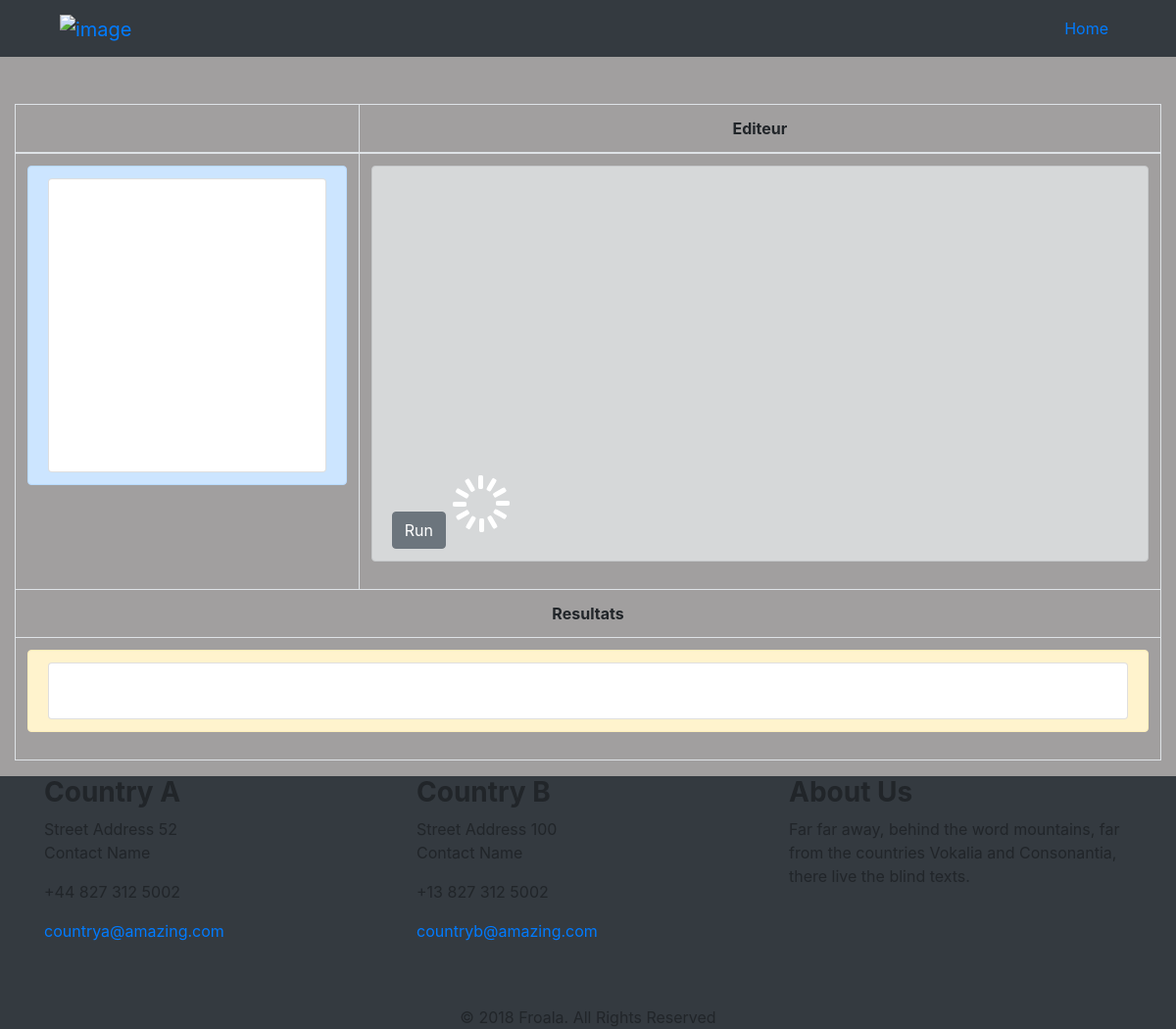
The page /editor/3 on the database as committed earlier.
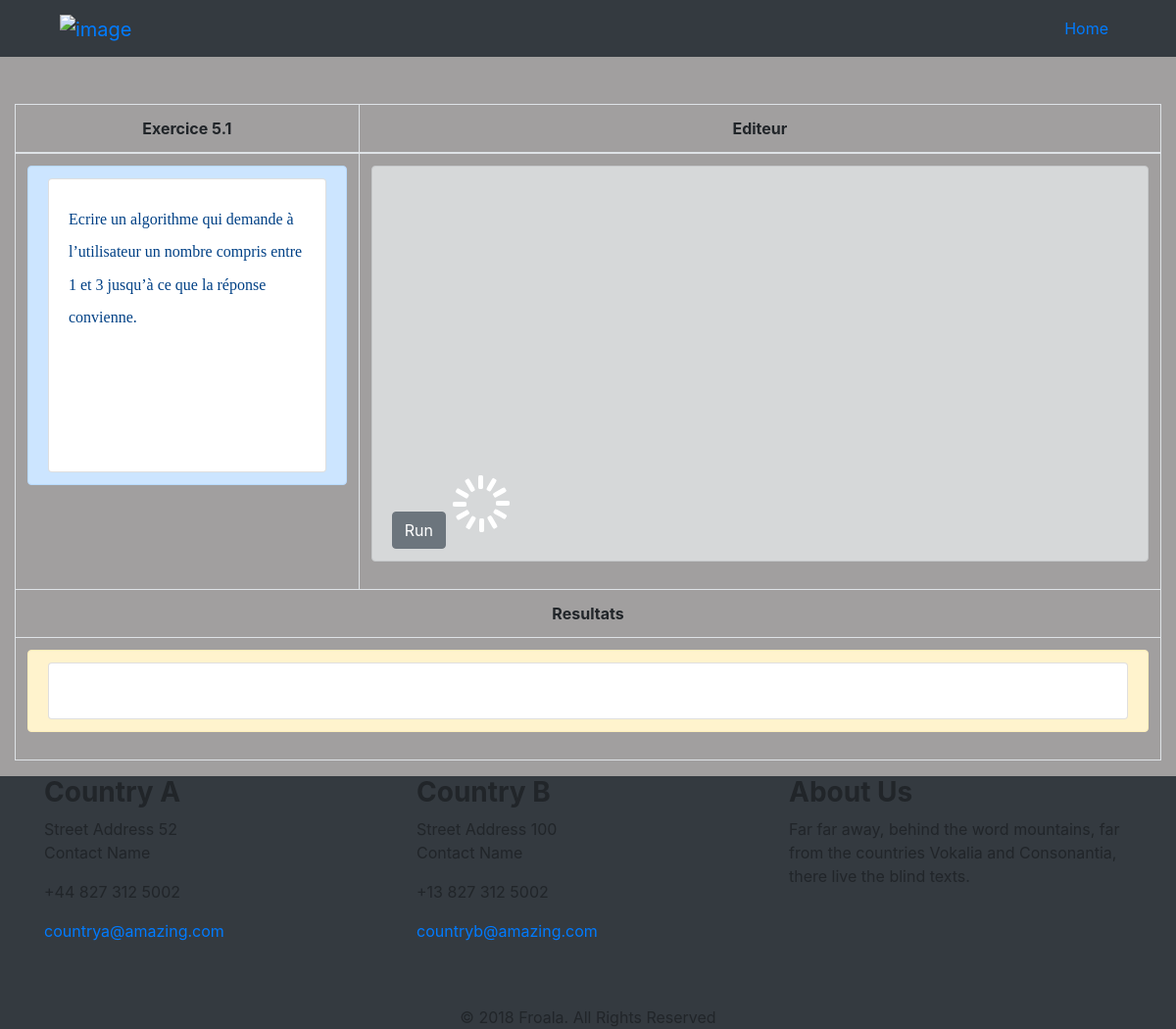
The same page on the database as committed later.
### editor/models.py (models this page shows, shortened)
class Exercice(models.Model):
    titre = models.CharField(max_length=255)
    description = HTMLField('description')
    niveau = models.ForeignKey(Niveau, on_delete=models.CASCADE,related_name='niveauexercice')
    code_depart = models.TextField()
    specialite = models.ForeignKey(Specialite, on_delete=models.CASCADE,related_name='specialiteexercice')
    status = models.BooleanField(default=True)
    date_add = models.DateTimeField(auto_now_add=True)
    date_upd = models.DateTimeField(auto_now=True)
    class Meta:
        verbose_name = 'Exercice'
        verbose_name_plural = 'Exercices'

### editor/views.py (the view)
# urls.py: path('editor/<int:exo>', views.editor, name='editor'),
def editor(request,exo):
    try :
        exercice = Exercice.objects.filter(id=exo)[:1].get
    except:
        raise Http404('erreur 404')
    data={
        'exos':exercice
    }
    return render(request, 'pages/editor.html',data)

### templates/pages/editor.html (shortened to what the changed rows need)
<!DOCTYPE html>
<html lang="en">
<head>
    <link rel="stylesheet" href="https://maxcdn.bootstrapcdn.com/bootstrap/4.1.3/css/bootstrap.min.css" >
    <link rel="stylesheet" href="https://cdnjs.cloudflare.com/ajax/libs/font-awesome/4.7.0/css/font-awesome.css">
    <link type="text/css" rel="stylesheet" href="https://cdnjs.cloudflare.com/ajax/libs/froala-design-blocks/2.0.1/css/froala_blocks.min.css">
    <link rel="stylesheet" href="https://stackpath.bootstrapcdn.com/bootstrap/4.3.1/css/bootstrap.min.css" >
</head>
<body>
<br><br>
<section>
    <div class="container-fluid" id="app">
        <table id="tab" class="table table-bordered" style="width: 100%;">
            <thead>
            <tr>
                <th class='text-center'>{{ exos.titre }}</th>
                <th class='text-center'>Editeur</th>
            </tr>
            </thead>
            <tbody>
            <tr>
                <td width='30%'>
                    <div class="alert alert-primary" style="width: 100%;" role="alert">
                        <div class="card" style="width: 100%; height: 300px">
                        <div class="card-body"  style="width: 100%; overflow: scroll;">
                            <h3>{{ exos.description|safe }}</h3>
                        </div>
                    </div>
                </td>
                <td width='70%'>
                    <div style="width: 100%;" role="alert">
                    </div>
                </td>
            </tr>
            <tr>
                <th colspan=2 class='text-center'>
                    Resultats
                </th>
            </tr>
            </tbody>
        </table>
    </div>
</section>
</body>
</html>

Rows that differ between the two databases and show on the page:
added Exercice: titre "Exercice 5.1", description "Ecrire un algorithme qui demande à l’utilisateur un nombre compris entre 1 et 3 jusqu’à ce que la réponse convienne."
